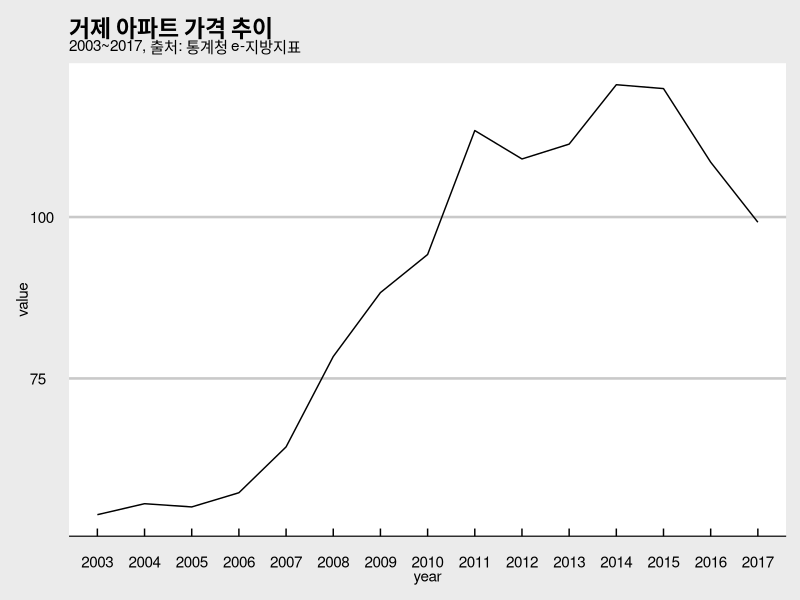
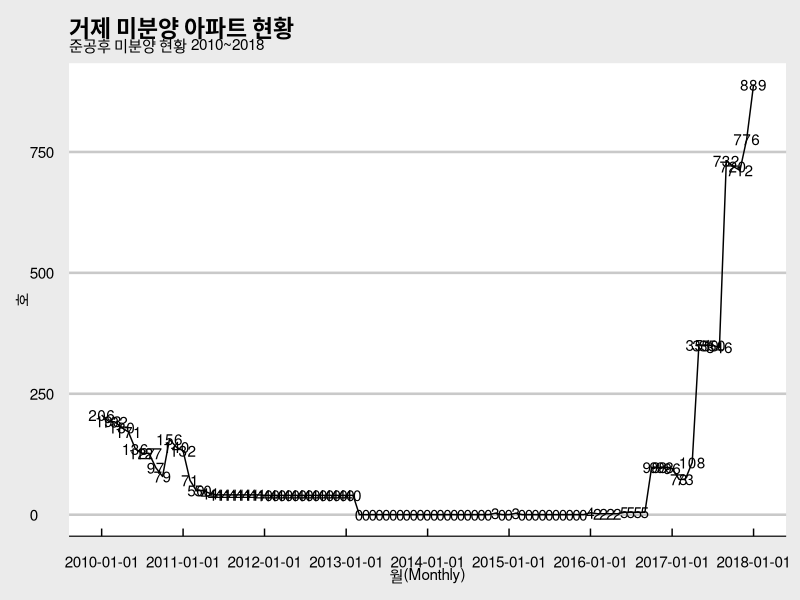

Source code (R) for these figures, in order: (Note: this script raises an error after producing the figures.)
library(tidyverse)
library(readxl)

apartment <- read_excel("datasets/APT_rate.xlsx")

apartment <- apartment %>% 
  gather(year, value, `2003`:`2017`)

ggplot(apartment) +
  geom_line(aes(year, value, group = 1)) +
  ggthemes::theme_economist_white() +
  labs(title = "거제 아파트 가격 추이", subtitle = "2003~2017, 출처: 통계청 e-지방지표",
       xlab = "연도", ylab = "지수(100을 기준으로)")


non_paid <- read_excel("datasets/geoje_under.xlsx")

# non_paid[1,2] <- "전국"

names(non_paid)

non_paid %>% 
  mutate(`월(Monthly)` = parse_date(non_paid$`월(Monthly)`, format = "%Y-%m")) %>% 
  filter(구분 == '경남') %>% 
  ggplot() +
  geom_line(aes(`월(Monthly)`, 호, group =1 )) +
  geom_text(aes(`월(Monthly)`, 호, label=호), axis = 45) +
  labs(title = "거제 미분양 아파트 현황", subtitle = "준공후 미분양 현황 2010~2018",
       xlab = "연도/월", ylab = "호수") +
  scale_x_date(date_breaks = "1 year") +
  ggthemes::theme_economist_white()


price_rate <- read_excel("datasets/monthly_rate.xlsx")

month_price <- seq(as.Date("2010-01-01"), as.Date("2018-01-01"), "months")

price_rate$`지 역` <- c("경남전체", "거제")
price_rate$X__1 <- NULL

price_rate <- price_rate %>% 
  gather(month, rate, `2010년 01월`:`2018년 01월`)

price_rate <- price_rate %>% 
  mutate(month = rep(month_price, each = 2))
str(price_rate)

price_rate %>% 
  filter(month >= "2013-01-01") %>% 
  ggplot() + 
  geom_line(aes(month, rate, group = `지 역`, color = `지 역`)) +
  scale_x_date(date_breaks = "1 year") +
  ggthemes::theme_economist() +
  labs(title = "지가지수 변동", subtitle = "경남전체와 거제 비교(2013~2018)", ylab = "지수", xlab = "월")
